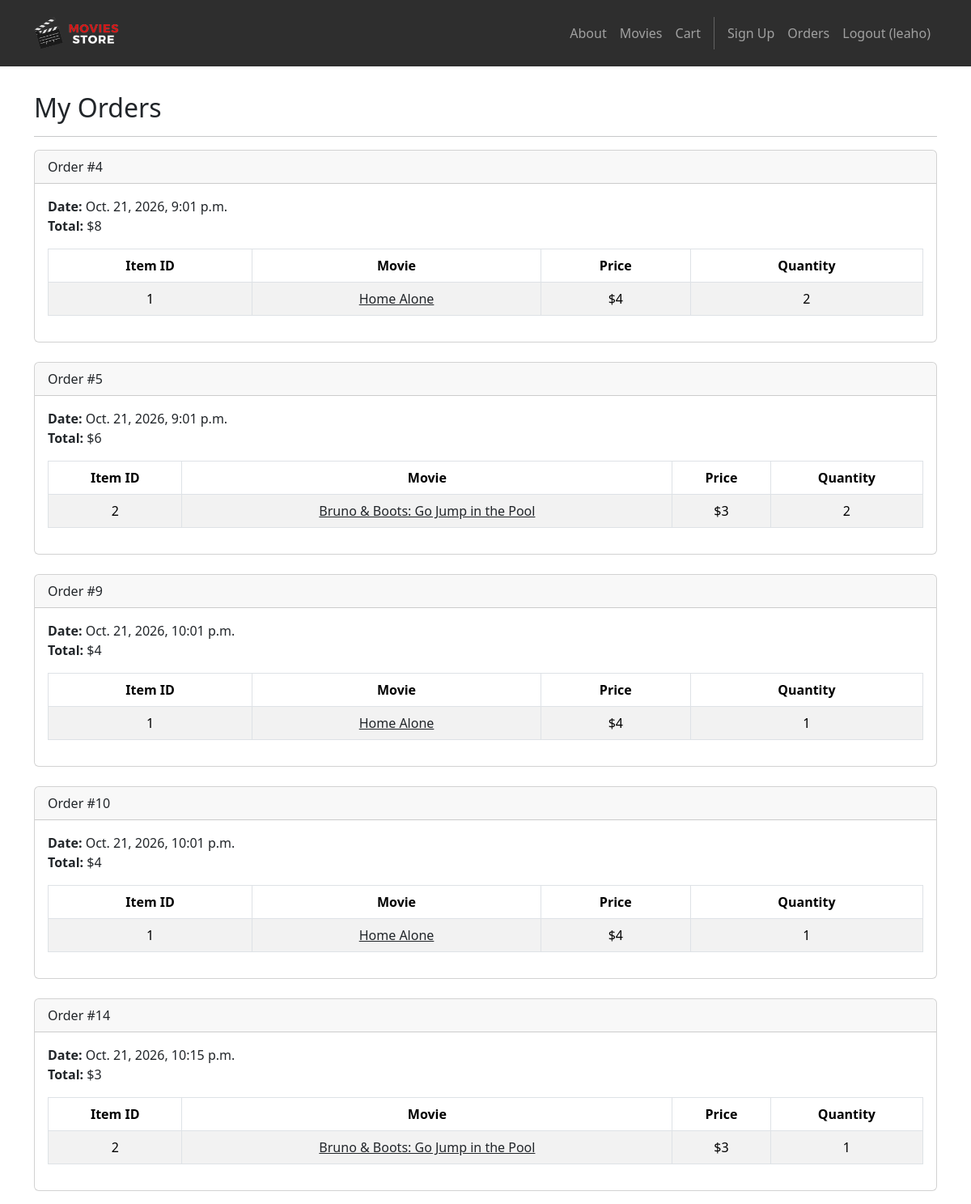
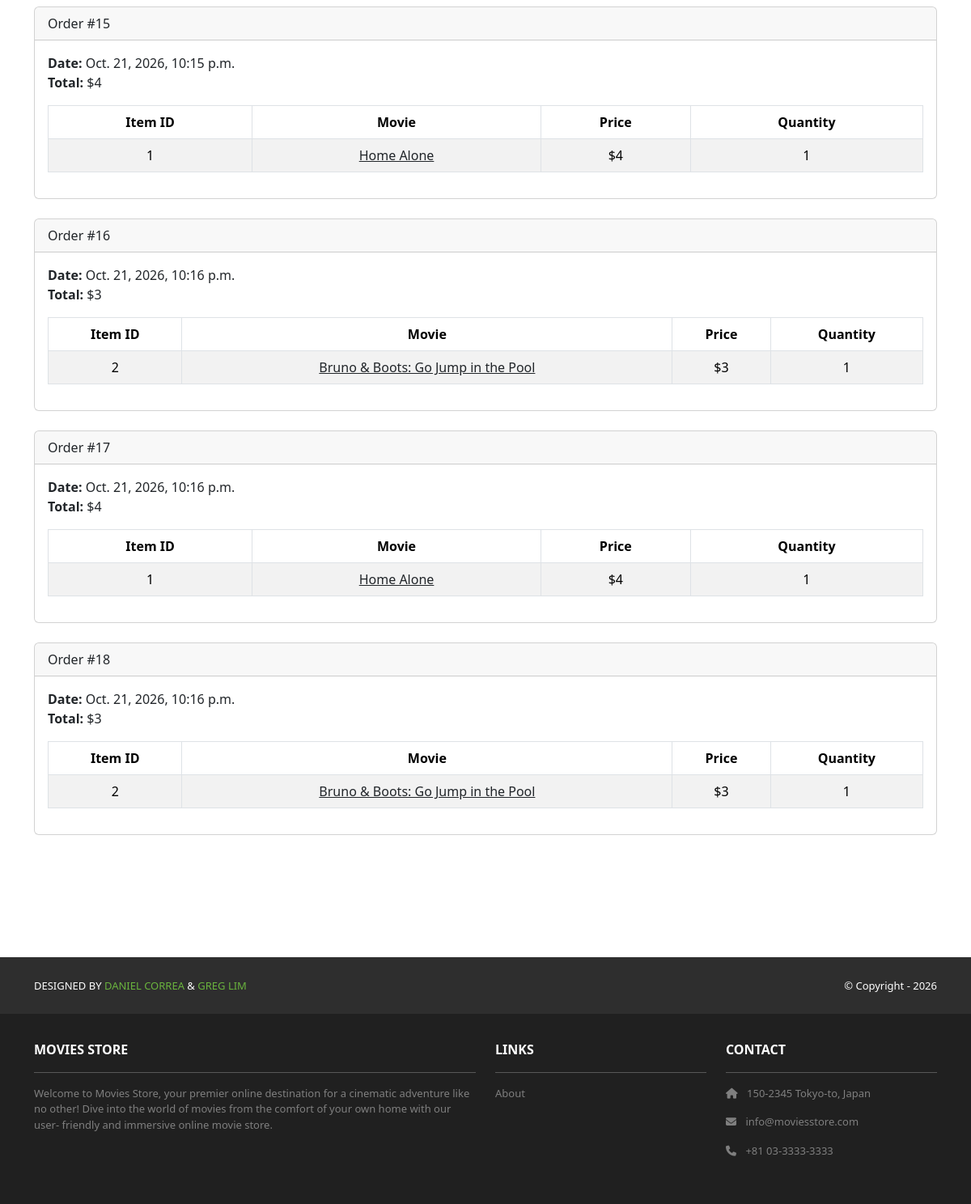
The app's page /accounts/orders/ (signed in) with its own data (2 pictures, top to bottom).
### cart/models.py (models this page shows, shortened)
class Order(models.Model):
    id = models.AutoField(primary_key=True)
    total = models.IntegerField()
    date = models.DateTimeField(auto_now_add=True)
    user = models.ForeignKey(User,
        on_delete=models.CASCADE)

class Item(models.Model):
    id = models.AutoField(primary_key=True)
    price = models.IntegerField()
    quantity = models.IntegerField()
    order = models.ForeignKey(Order,
        on_delete=models.CASCADE)
    movie = models.ForeignKey(Movie,
        on_delete=models.CASCADE)

### movies/models.py (models this page shows, shortened)
class Movie(models.Model):
    id = models.AutoField(primary_key=True)
    name = models.CharField(max_length=255)
    price = models.IntegerField()
    description = models.TextField()
    image = models.ImageField(upload_to='movie_images/')

### accounts/views.py (the view)
# urls.py: path('orders/', views.orders, name='accounts.orders'),
@login_required
def orders(request):
    template_data = {}
    template_data['title'] = 'Orders'
    template_data['orders'] = request.user.order_set.all()
    return render(request, 'accounts/orders.html',
        {'template_data': template_data})

### accounts/templates/accounts/orders.html
{% extends 'base.html' %}
{% block content %}
<div class="p-3">
  <div class="container">
    <div class="row mt-3">
      <div class="col mx-auto mb-3">
        <h2>My Orders</h2>
        <hr />
        {% for order in template_data.orders %}
        <div class="card mb-4">
          <div class="card-header">
            Order #{{ order.id }}
          </div>
          <div class="card-body">
            <b>Date:</b> {{ order.date }}<br />
            <b>Total:</b> ${{ order.total }}<br />
            <table class="table table-bordered
              table-striped text-center mt-3">
              <thead>
                <tr>
                  <th scope="col">Item ID</th>
                  <th scope="col">Movie</th>
                  <th scope="col">Price</th>
                  <th scope="col">Quantity</th>
                </tr>
              </thead>
              <tbody>
                {% for item in order.item_set.all %}
                <tr>
                  <td>{{ item.movie.id }}</td>
                  <td>
                    <a class="link-dark"
                      href="{% url 'movies.show'
                      id=item.movie.id %}">
                      {{ item.movie.name }}
                    </a>
                  </td>
                  <td>${{ item.movie.price }}</td>
                  <td>{{ item.quantity }}</td>
                </tr>
                {% endfor %}
              </tbody>
            </table>
          </div>
        </div>
        {% endfor %}
      </div>
    </div>
  </div>
</div>
{% endblock content %}

### moviestore/templates/base.html (shortened to what this page needs)
<!DOCTYPE html>
<html>
  {% load static %}
  <head>
    <link href=
      "https://cdn.jsdelivr.net/npm/bootstrap@5.3.3/dist/css/bootstrap.min.css" rel="stylesheet"
>
    <link rel=
      "stylesheet"  href="https://cdnjs.cloudflare.com/ajax/libs/font-awesome/6.1.1/css/all.min.css">
    <link rel="stylesheet" type="text/css" href="{% static 'css/style.css' %}">
  </head>
  <body class="main">
     <nav class="p-3 navbar navbar-dark bg-dark
         navbar-expand-lg">
      <div class="container">
        <a class="navbar-brand"
           href="{% url 'home.index' %}">
          <img src="{% static 'img/logo.png' %}" alt="logo"
               height="40" />
        </a>
        <div class="collapse navbar-collapse"
             id="navbarNavAltMarkup">
          <div class="navbar-nav ms-auto navbar-ml">
            <a class="nav-link"
               href="{% url 'home.about' %}">About</a>
               <a class="nav-link" href=
              "{% url 'movies.index' %}">Movies</a>
              <a class="nav-link" href="{% url 'cart.index' %}">Cart</a>
            <a class="nav-link"
              href="{% url 'accounts.signup' %}"> Sign Up </a>
              {% if user.is_authenticated %}
              <a class="nav-link"
                href="{% url 'accounts.orders' %}">Orders
              </a>
            <a class="nav-link" href="{% url 'accounts.logout' %}"> Logout ({{ user.username }})</a>
            {% else %}
               <a class="nav-link" href="{% url 'accounts.login' %}">Login</a>
               {% endif %}
          </div>
        </div>
      </div>
    </nav>
    <div>
      {% block content %}
      {% endblock content %}
    </div>
    </body>
    <footer class="custom-footer">
      <section class="p-3 ms-footer-bottom bg-dark">
      <div class="container d-flex justify-content-between">
        <div class="me-5 text-white">
          <span>DESIGNED BY
            <a href="https://www.x.com/danielgarax"
            target="_blank">DANIEL CORREA</a> &
            <a href="https://www.x.com/greglim81"
            target="_blank">GREG LIM</a>
          </span>
        </div>
        <div class="text-white">
          <span>© Copyright - 2026</span>
        </div>
      </div>
    </section>
     <section class="p-3 ms-footer d-none d-md-block">
      <div class="container">
        <div class="row mt-3 text-white">
          <div class="col-md-6 col-lg-6 col-xl-6 mx-auto mb-4">
            <b>MOVIES STORE</b>
            <hr />
            <p>
              Welcome to Movies Store, your premier online
              destination for a cinematic adventure like no
              other! Dive into the world of movies from the
              comfort of your own home with our user-
              friendly and immersive online movie store.
            </p>
          </div>
          <div class="col-md-3 col-lg-3 col-xl-3
               mx-auto mb-4">
            <b>LINKS</b>
            <hr />
            <p><a class="nav-link"
              href="{% url 'home.about' %}">
              About
            </a></p>
          </div>
          <div class="col-md-3 col-lg-3 col-xl-3 mx-auto
               mb-4">
            <b>CONTACT</b>
            <hr />
            <p><i class="fas fa-home me-2"></i>
              150-2345 Tokyo-to, Japan
            </p>
            <p><i class="fas fa-envelope me-2"></i>
              info@moviesstore.com
            </p>
            <p><i class="fas fa-phone me-2"></i>
              +81 03-3333-3333
            </p>
          </div>
        </div>
      </div>
    </section>
     </footer>
</html>

### moviestore/static/css/style.css (style rules this page uses)
body { height: 100% }
.main { padding-bottom: 400px; }
.bg-dark { background-color: #2E2E2E !important; }
.custom-footer { width: 100%; position: fixed; bottom: 0; }
.ms-footer { background-color: #202020; }
.ms-footer p { color: #7F7F7F; font-size: 13px; }
.ms-footer-bottom span { font-size: 13px; line-height: 38px; }
.ms-footer-bottom a { color: #6ab43e; text-decoration: none; }

### records on screen
Order: id "4", date "Oct. 21, 2026, 9:01 p.m.", total "8"
Item: movie.id "1", movie.name "Home Alone", movie.price "4", quantity "2"
Order: id "5", date "Oct. 21, 2026, 9:01 p.m.", total "6"
Item: movie.id "2", movie.name "Bruno & Boots: Go Jump in the Pool", movie.price "3", quantity "2"
Order: id "9", date "Oct. 21, 2026, 10:01 p.m.", total "4"
Item: movie.id "1", movie.name "Home Alone", movie.price "4", quantity "1"
Order: id "10", date "Oct. 21, 2026, 10:01 p.m.", total "4"
Item: movie.id "1", movie.name "Home Alone", movie.price "4", quantity "1"
Order: id "14", date "Oct. 21, 2026, 10:15 p.m.", total "3"
Item: movie.id "2", movie.name "Bruno & Boots: Go Jump in the Pool", movie.price "3", quantity "1"
Order: id "15", date "Oct. 21, 2026, 10:15 p.m.", total "4"
Item: movie.id "1", movie.name "Home Alone", movie.price "4", quantity "1"
Order: id "16", date "Oct. 21, 2026, 10:16 p.m.", total "3"
Item: movie.id "2", movie.name "Bruno & Boots: Go Jump in the Pool", movie.price "3", quantity "1"
Order: id "17", date "Oct. 21, 2026, 10:16 p.m.", total "4"
Item: movie.id "1", movie.name "Home Alone", movie.price "4", quantity "1"
Order: id "18", date "Oct. 21, 2026, 10:16 p.m.", total "3"
Item: movie.id "2", movie.name "Bruno & Boots: Go Jump in the Pool", movie.price "3", quantity "1"

### other values on screen
{{ user.username }} "leaho"
